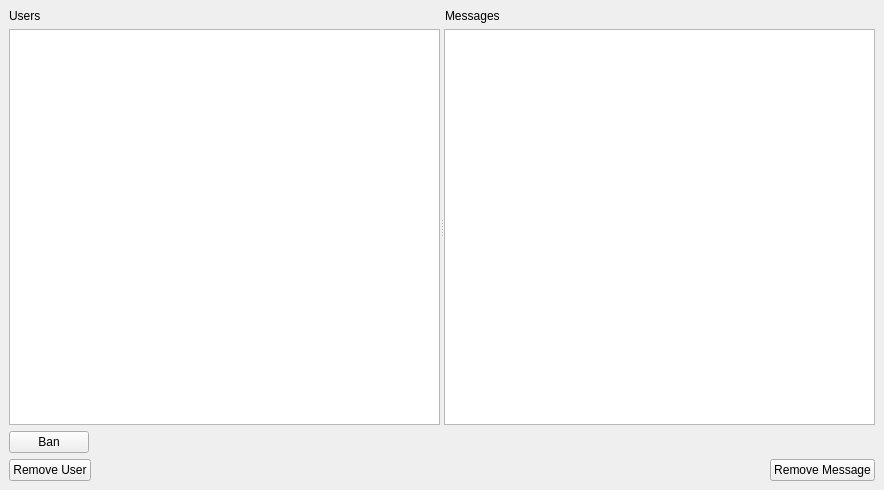
<?xml version="1.0" encoding="UTF-8"?>
<ui version="4.0">
 <class>MainWindow</class>
 <widget class="QMainWindow" name="MainWindow">
  <property name="geometry">
   <rect>
    <x>0</x>
    <y>0</y>
    <width>884</width>
    <height>490</height>
   </rect>
  </property>
  <property name="windowTitle">
   <string>MainWindow</string>
  </property>
  <property name="styleSheet">
   <string notr="true">QWidget{background-color: #CCCCFF}
QLabel {background-color: #CCCCFF}
QPushButton {background-color: #FFFF00}
QLineEdit {background-color: #FFFFCC}
QTextBrowser {background-color: #FFFFCC};</string>
  </property>
  <widget class="QWidget" name="centralwidget">
   <layout class="QVBoxLayout" name="verticalLayout">
    <item>
     <layout class="QHBoxLayout" name="horizontalLayout_3">
      <item>
       <widget class="QLabel" name="usersLabel">
        <property name="text">
         <string>Users</string>
        </property>
       </widget>
      </item>
      <item>
       <widget class="QLabel" name="messagesLabel">
        <property name="text">
         <string>Messages</string>
        </property>
       </widget>
      </item>
     </layout>
    </item>
    <item>
     <widget class="QSplitter" name="splitter_2">
      <property name="sizePolicy">
       <sizepolicy hsizetype="Expanding" vsizetype="Preferred">
        <horstretch>0</horstretch>
        <verstretch>1</verstretch>
       </sizepolicy>
      </property>
      <property name="orientation">
       <enum>Qt::Horizontal</enum>
      </property>
      <widget class="QTableView" name="usersTableView">
       <property name="sizePolicy">
        <sizepolicy hsizetype="Expanding" vsizetype="Expanding">
         <horstretch>0</horstretch>
         <verstretch>0</verstretch>
        </sizepolicy>
       </property>
      </widget>
      <widget class="QTableView" name="messagesTableView">
       <property name="sizePolicy">
        <sizepolicy hsizetype="Expanding" vsizetype="Expanding">
         <horstretch>0</horstretch>
         <verstretch>0</verstretch>
        </sizepolicy>
       </property>
      </widget>
     </widget>
    </item>
    <item>
     <layout class="QHBoxLayout" name="horizontalLayout">
      <item>
       <widget class="QPushButton" name="banButton">
        <property name="text">
         <string>Ban</string>
        </property>
       </widget>
      </item>
      <item>
       <spacer name="horizontalSpacer">
        <property name="orientation">
         <enum>Qt::Horizontal</enum>
        </property>
        <property name="sizeHint" stdset="0">
         <size>
          <width>20</width>
          <height>20</height>
         </size>
        </property>
       </spacer>
      </item>
     </layout>
    </item>
    <item>
     <layout class="QHBoxLayout" name="horizontalLayout_2">
      <item>
       <widget class="QPushButton" name="removeUserButton">
        <property name="text">
         <string>Remove User</string>
        </property>
       </widget>
      </item>
      <item>
       <spacer name="horizontalSpacer_2">
        <property name="orientation">
         <enum>Qt::Horizontal</enum>
        </property>
        <property name="sizeHint" stdset="0">
         <size>
          <width>40</width>
          <height>20</height>
         </size>
        </property>
       </spacer>
      </item>
      <item>
       <widget class="QPushButton" name="removeMessageButton">
        <property name="text">
         <string>Remove Message</string>
        </property>
       </widget>
      </item>
     </layout>
    </item>
   </layout>
  </widget>
 </widget>
 <resources/>
 <connections/>
</ui>
